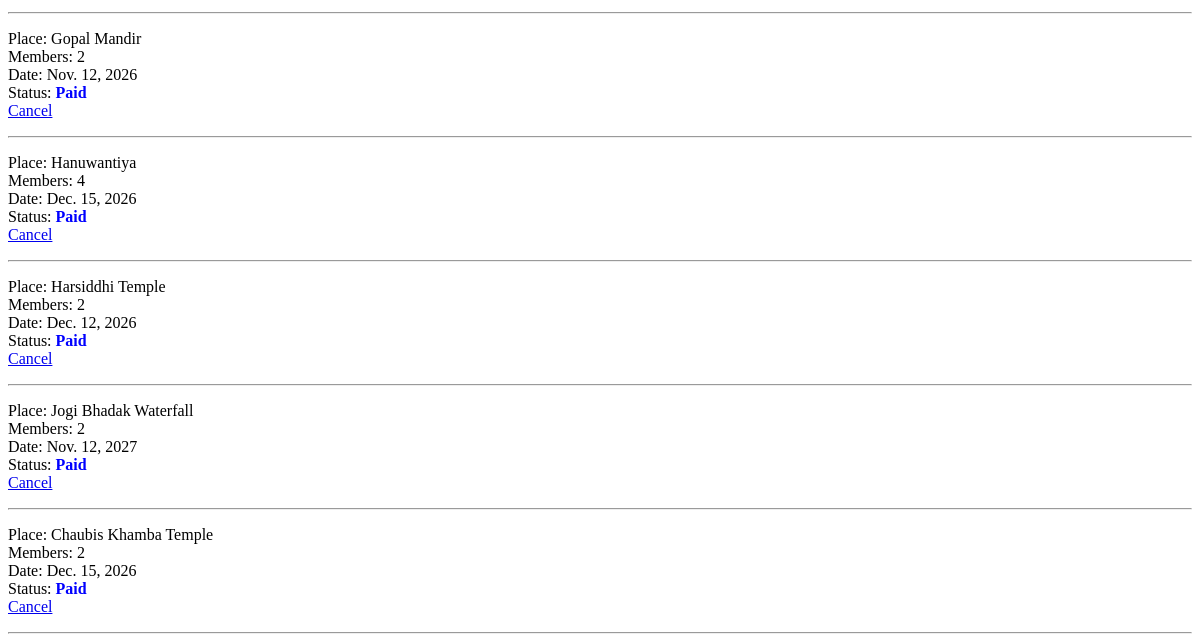
The app's page /taxi_history (signed in, lower part), older data.
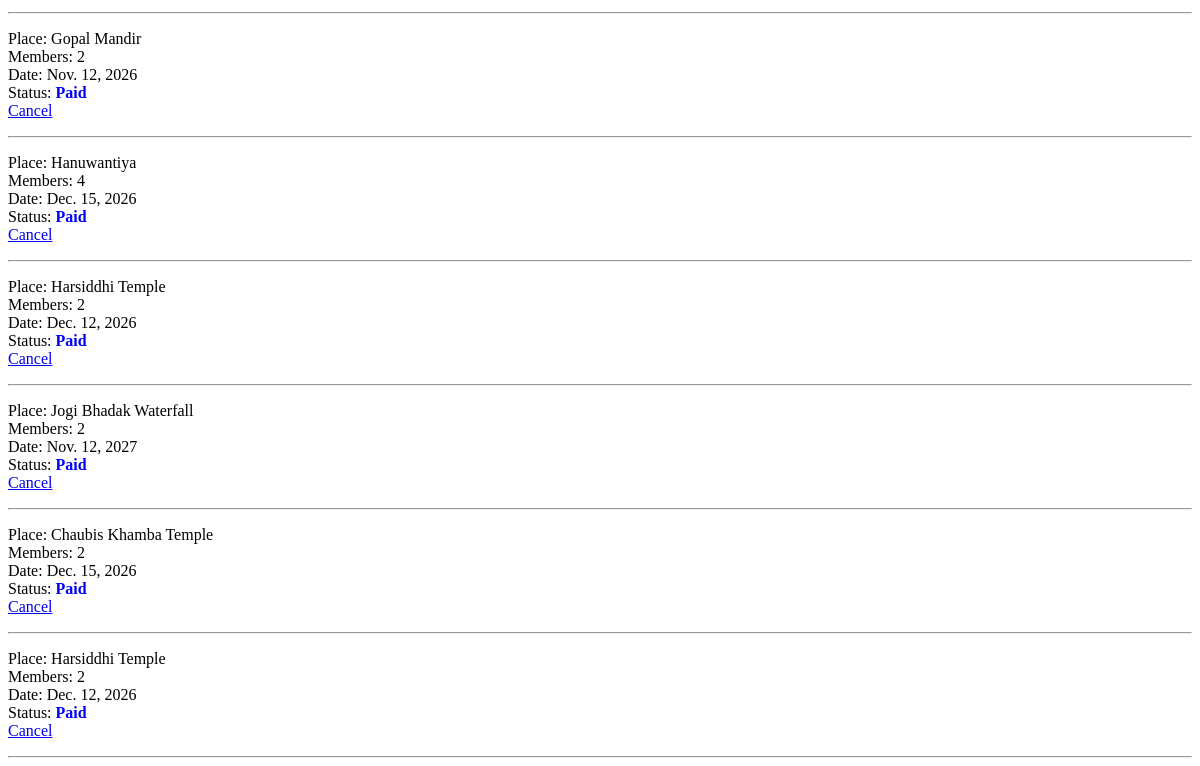
The same page, newer data.
### myapp/models.py (models this page shows, shortened)
class Booknow(models.Model):
    user = models.ForeignKey(User, on_delete=models.CASCADE)
    id = models.AutoField(primary_key=True)
    place = models.CharField(max_length=100)
    member_count = models.IntegerField()
    event_date = models.DateField()
    payment_status = models.CharField(max_length=20, default="Pending")
    paypal_order_id = models.CharField(max_length=200, null=True, blank=True)
    paypal_capture_id = models.CharField(max_length=200, null= True, blank = True)
    created_at = models.DateTimeField(auto_now_add=True)
    email_status = models.CharField(max_length=10, default="Unsent")

### myapp/views.py (the view)
# urls.py: path('taxi_history', views.taxi_history, name='taxi_history'),
def taxi_history(request):
    if request.user.is_anonymous:
        return redirect("/login")
    bookings = Booknow.objects.all()
    return render(request, "taxi_history.html", {"bookings": bookings})

### templates/taxi_history.html (shortened to what this page needs)
{% for b in bookings %}
<p>
Place: {{b.place}} <br>
Members: {{b.member_count}} <br>
Date: {{b.event_date}} <br>
Status:
{% if b.payment_status == "Paid" %}
    <span style="color:blue; font-weight:bold;">{{b.payment_status}}</span>
{% elif b.payment_status == "Pending" %}
    <span style="color:orange; font-weight:bold;">{{b.payment_status}}</span>
{% elif b.payment_status == "Refunded" %}
    <span style="color:green; font-weight:bold;">{{b.payment_status}}</span>
{% elif b.payment_status == "Cancel Time Expired" %}
    <span style="color:red; font-weight:bold;">{{b.payment_status}}</span>
{% endif %}
<br>
{% if b.payment_status == "Paid" or b.payment_status == "Pending" %}
    <a href="/taxi_cancel/{{b.id}}">Cancel</a>
{% endif %}
</p>
<hr>
{% endfor %}

Row changes from the older to the newer data that the page shows:
added Booknow: place "Harsiddhi Temple", member_count "2", event_date "Dec. 12, 2026", payment_status "Paid"
